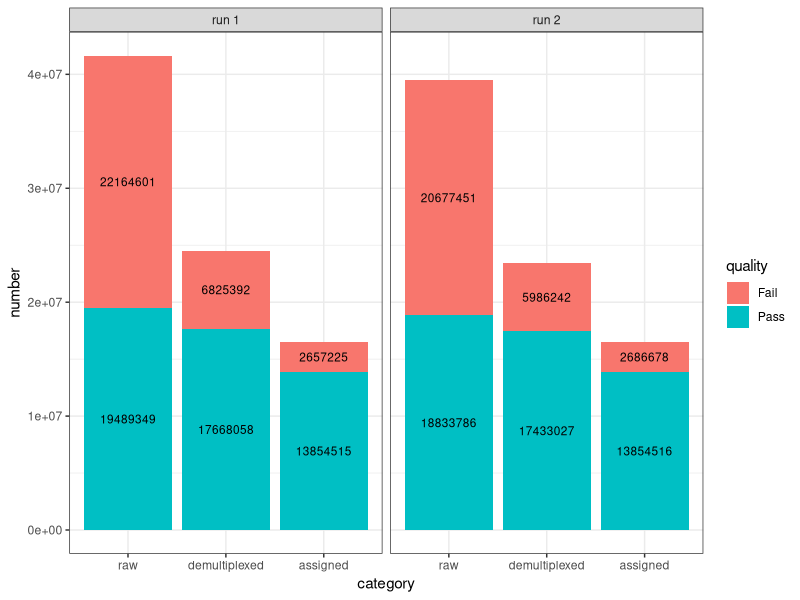
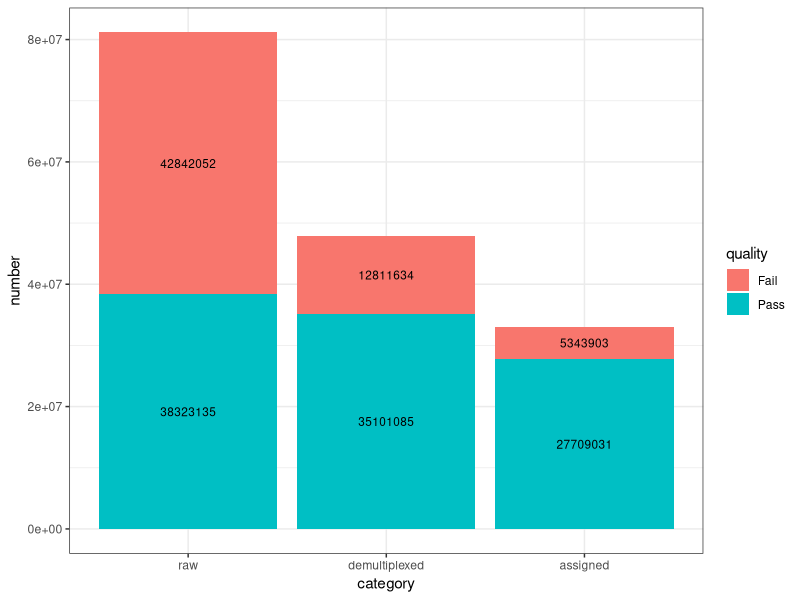

The R source for these figures, in order:
library(ggplot2)
readnum <- data.frame(
  number = c(19489349, 17668058, 13854515, 22164601, 6825392, 2657225, 18833786, 17433027, 13854516, 20677451, 5986242, 2686678),
  run = c(rep("run 1", 6), rep("run 2", 6)),
  quality = rep(rep(c("Pass", "Fail"), c(3, 3)), 2),
  category = factor(c(rep(c("raw", "demultiplexed",  "assigned"), 4)), levels= c("raw", "demultiplexed",  "assigned"))
)
pdf("totalreadnum.pdf", height = 4, width = 8)
ggplot(readnum, aes(x=category, y=number, fill=quality)) +
  geom_bar(stat = "identity") +
  facet_grid(.~run) +
  theme_bw() +
  geom_text(aes(label=number), position = position_stack(vjust = 0.5), size = 3)
dev.off()

readnum.ag <- aggregate(x=readnum$number, by=list(readnum$quality, readnum$category), FUN=sum)
colnames(readnum.ag) <- c("quality", "category", "number")
pdf("totalreadnum_combinedBatch.pdf", height = 4, width = 8)
ggplot(readnum.ag, aes(x=category, y=number, fill=quality)) +
  geom_bar(stat = "identity") +
  # facet_grid(.~run) +
  theme_bw() +
  geom_text(aes(label=number), position = position_stack(vjust = 0.5), size = 3)
dev.off()
